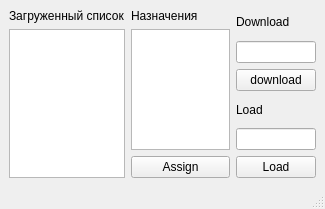
<?xml version="1.0" encoding="UTF-8"?>
<ui version="4.0">
 <class>MainWindow2</class>
 <widget class="QMainWindow" name="MainWindow2">
  <property name="geometry">
   <rect>
    <x>0</x>
    <y>0</y>
    <width>325</width>
    <height>209</height>
   </rect>
  </property>
  <property name="windowTitle">
   <string>MainWindow</string>
  </property>
  <widget class="QWidget" name="centralwidget">
   <layout class="QHBoxLayout" name="horizontalLayout">
    <item>
     <layout class="QVBoxLayout" name="verticalLayout_2">
      <item>
       <widget class="QLabel" name="label_3">
        <property name="text">
         <string>Загруженный список</string>
        </property>
       </widget>
      </item>
      <item>
       <widget class="QTextBrowser" name="textBrowser"/>
      </item>
     </layout>
    </item>
    <item>
     <layout class="QVBoxLayout" name="verticalLayout_4">
      <item>
       <layout class="QVBoxLayout" name="verticalLayout_3">
        <item>
         <widget class="QLabel" name="label_4">
          <property name="text">
           <string>Назначения</string>
          </property>
         </widget>
        </item>
        <item>
         <widget class="QTextBrowser" name="textBrowser_2"/>
        </item>
       </layout>
      </item>
      <item>
       <widget class="QPushButton" name="assign_button">
        <property name="text">
         <string>Assign</string>
        </property>
       </widget>
      </item>
     </layout>
    </item>
    <item>
     <layout class="QVBoxLayout" name="verticalLayout">
      <item>
       <widget class="QLabel" name="label">
        <property name="text">
         <string>Download</string>
        </property>
       </widget>
      </item>
      <item>
       <widget class="QLineEdit" name="download"/>
      </item>
      <item>
       <widget class="QPushButton" name="download_button">
        <property name="text">
         <string>download</string>
        </property>
       </widget>
      </item>
      <item>
       <widget class="QLabel" name="label_2">
        <property name="text">
         <string>Load</string>
        </property>
       </widget>
      </item>
      <item>
       <widget class="QLineEdit" name="load"/>
      </item>
      <item>
       <widget class="QPushButton" name="load_button">
        <property name="text">
         <string>Load</string>
        </property>
       </widget>
      </item>
     </layout>
    </item>
   </layout>
  </widget>
  <widget class="QMenuBar" name="menubar">
   <property name="geometry">
    <rect>
     <x>0</x>
     <y>0</y>
     <width>325</width>
     <height>21</height>
    </rect>
   </property>
  </widget>
  <widget class="QStatusBar" name="statusbar"/>
 </widget>
 <resources/>
 <connections/>
</ui>
